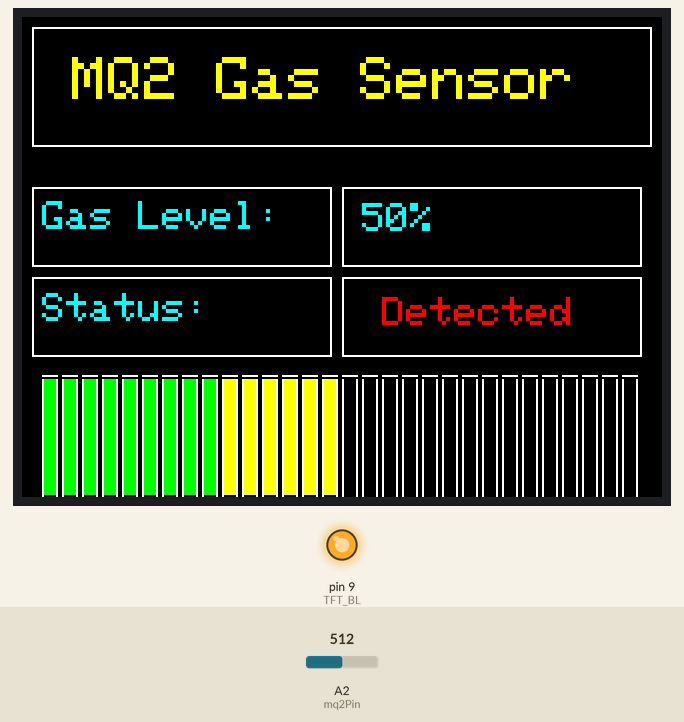
This sketch was run on a simulated Arduino Mega 2560, built with avr-gcc and run on an emulated ATmega2560. On the bench: 320×240 colour display, output pins drawn as LEDs (lit = HIGH). The inputs (shaded band) are chosen by the test bench; at power-on: A2 (mq2Pin) = 512. What the sketch prints to the serial monitor is not drawn.

Above: at 1.4 s.
1.5 s: A2 (mq2Pin) set to 230
At 2.4 s:
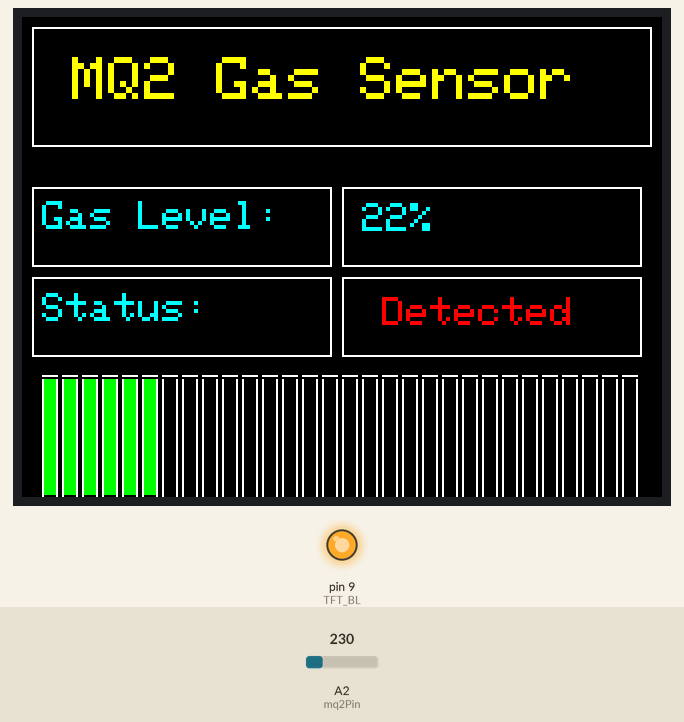
3.0 s: A2 (mq2Pin) set to 202
At 3.8 s:
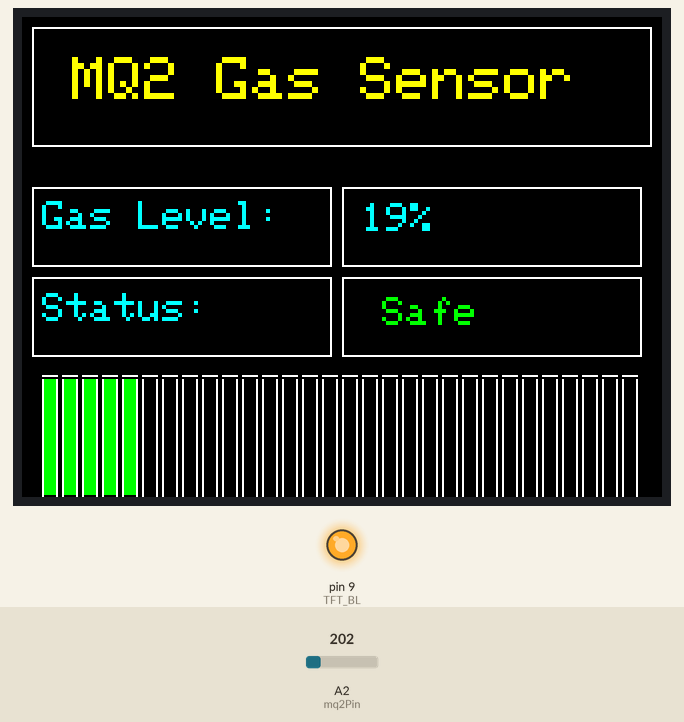
4.5 s: A2 (mq2Pin) set to 534
At 4.9 s:
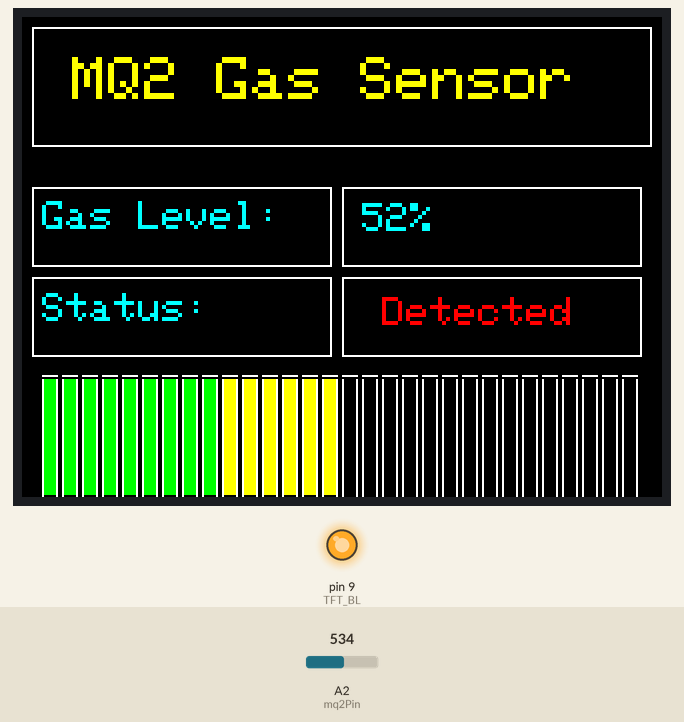
6.0 s: A2 (mq2Pin) set to 569
At 7.1 s:
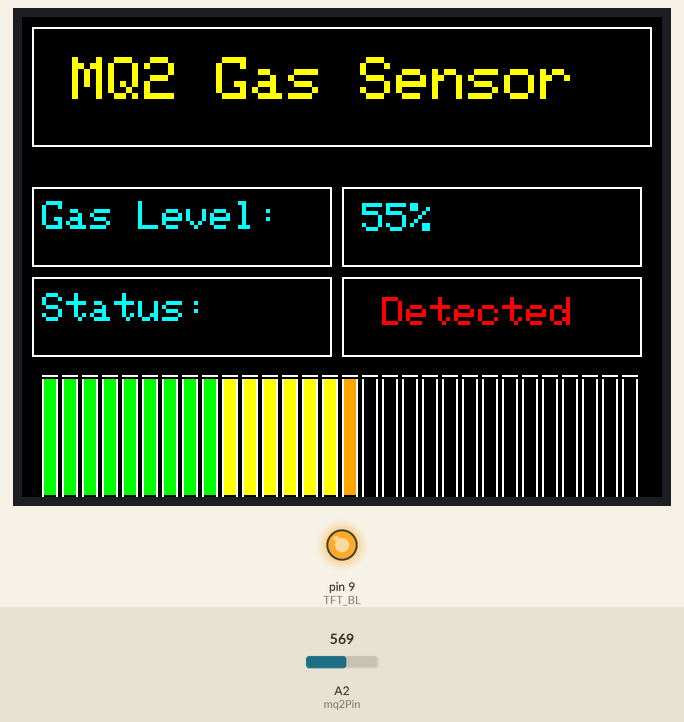
7.5 s: A2 (mq2Pin) set to 750
At 8.2 s:
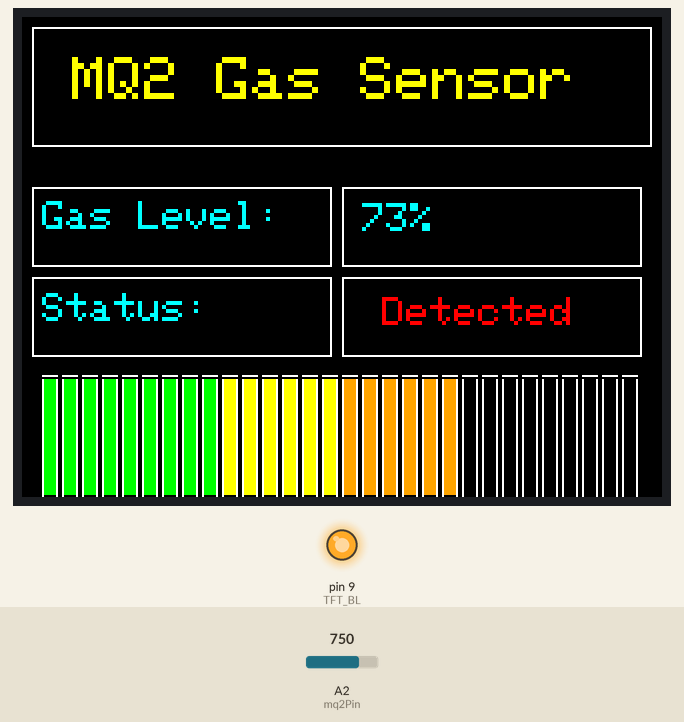
9.0 s: A2 (mq2Pin) set to 769
At 9.4 s:
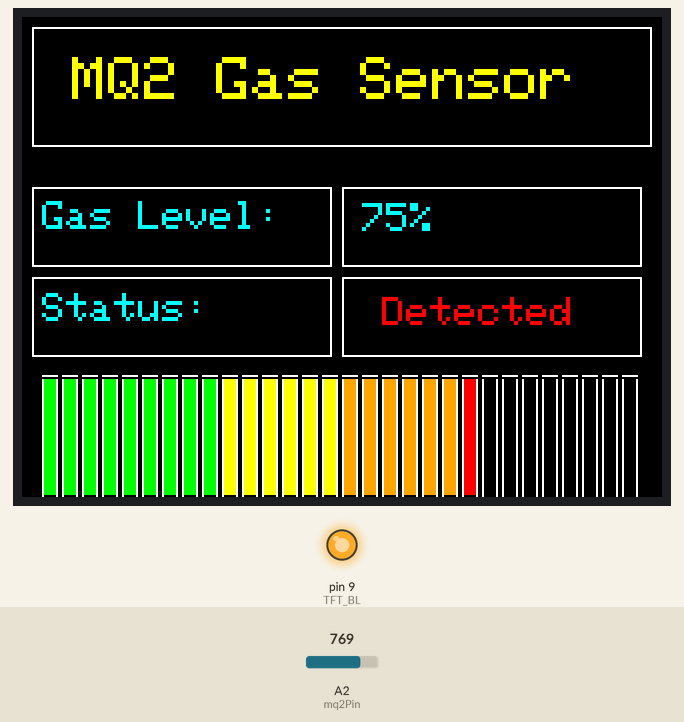
Timing chart, 0 to 11.5 s (numbered marks = the images above; inputs shaded):
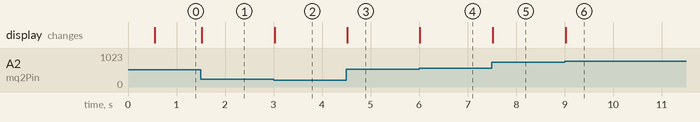

Measured:
- the behaviour switches between 215 and 214 on A2 (mq2Pin) (found by bisection; images 1 and 2)
- the behaviour switches between 552 and 553 on A2 (mq2Pin) (found by bisection; images 3 and 4)
- the behaviour switches between 757 and 758 on A2 (mq2Pin) (found by bisection; images 5 and 6)
- after the input at 1.5 s, the display: changes at once (image 1)
- after the input at 3.0 s, the display: changes at once (image 2)
- after the input at 4.5 s, the display: changes at once (image 3)
- after the input at 6.0 s, the display: changes at once (image 4)
- after the input at 7.5 s, the display: changes at once (image 5)
- after the input at 9.0 s, the display: changes at once (image 6)

The sketch:

MQ2_Gas_TFT.ino
```cpp
#include <Adafruit_GFX.h>
#include <Adafruit_ST7789.h>
#include <SPI.h>

#define TFT_CS 53
#define TFT_RST 8
#define TFT_DC 7
#define TFT_BL 9

const int mq2Pin = A2;

Adafruit_ST7789 tft = Adafruit_ST7789(TFT_CS, TFT_DC, TFT_RST);

const int totalBars = 30;
const int barWidth = 8;
const int barSpacing = 2;
const int barHeight = 60;
const int barBaseX = 10;
const int barBaseY = 240;

int lastLevel = -1;
bool lastDetection = false;
unsigned long lastUpdateTime = 0;
const unsigned long updateInterval = 500;

void setup() {
  Serial.begin(9600);
  pinMode(mq2Pin, INPUT);

  tft.init(240, 320);
  tft.setRotation(1);
  tft.fillScreen(ST77XX_BLACK);
  pinMode(TFT_BL, OUTPUT);
  digitalWrite(TFT_BL, HIGH);

  tft.drawRect(5, 5, 310, 60, ST77XX_WHITE);
  tft.setTextSize(3);
  tft.setTextColor(ST77XX_YELLOW);
  tft.setCursor(25, 20);
  tft.println("MQ2 Gas Sensor");

  tft.drawRect(5, 85, 150, 40, ST77XX_WHITE);
  tft.setTextSize(2);
  tft.setCursor(10, 92);
  tft.setTextColor(ST77XX_CYAN);
  tft.print("Gas Level:");

  tft.drawRect(160, 85, 150, 40, ST77XX_WHITE);

  tft.drawRect(5, 130, 150, 40, ST77XX_WHITE);
  tft.setCursor(10, 138);
  tft.setTextColor(ST77XX_CYAN);
  tft.print("Status:");

  tft.drawRect(160, 130, 150, 40, ST77XX_WHITE);

  for (int i = 0; i < totalBars; i++) {
    int x = barBaseX + i * (barWidth + barSpacing);
    tft.drawRect(x, barBaseY, barWidth, -barHeight, ST77XX_WHITE);
  }
}

void loop() {
  if (millis() - lastUpdateTime >= updateInterval) {
    lastUpdateTime = millis();

    int rawValue = analogRead(mq2Pin);
    int gasLevel = map(rawValue, 0, 1023, 0, 100);
    gasLevel = constrain(gasLevel, 0, 100);
    bool isDetected = gasLevel > 20;

    if (gasLevel != lastLevel) {
      tft.fillRect(165, 90, 60, 20, ST77XX_BLACK);
      tft.setCursor(170, 93);
      tft.setTextColor(ST77XX_CYAN);
      tft.print(gasLevel);
      tft.print("%");
      lastLevel = gasLevel;

      int activeBars = map(gasLevel, 0, 100, 0, totalBars);
      for (int i = 0; i < totalBars; i++) {
        int x = barBaseX + i * (barWidth + barSpacing);

        if (i < activeBars) {
          float percent = (i + 1) * (100.0 / totalBars);
          uint16_t color;
          if (percent <= 30) {
            color = ST77XX_GREEN;
          } else if (percent <= 50) {
            color = ST77XX_YELLOW;
          } else if (percent <= 70) {
            color = 0xFD20;
          } else {
            color = ST77XX_RED;
          }

          tft.fillRect(x + 1, barBaseY - barHeight + 1, barWidth - 2, barHeight - 2, color);
        } else {
          tft.fillRect(x + 1, barBaseY - barHeight + 1, barWidth - 2, barHeight - 2, ST77XX_BLACK);
        }
      }

      Serial.print("Gas Level: ");
      Serial.print(gasLevel);
      Serial.println(" %");
    }

    if (isDetected != lastDetection) {
      tft.fillRect(165, 131, 110, 36, ST77XX_BLACK);
      tft.setCursor(180, 140);
      tft.setTextColor(isDetected ? ST77XX_RED : ST77XX_GREEN);
      tft.print(isDetected ? "Detected" : "Safe");
      lastDetection = isDetected;

      Serial.print("Status: ");
      Serial.println(isDetected ? "Detected" : "Safe");
      Serial.println("---------------------");
    }
  }
}
```
